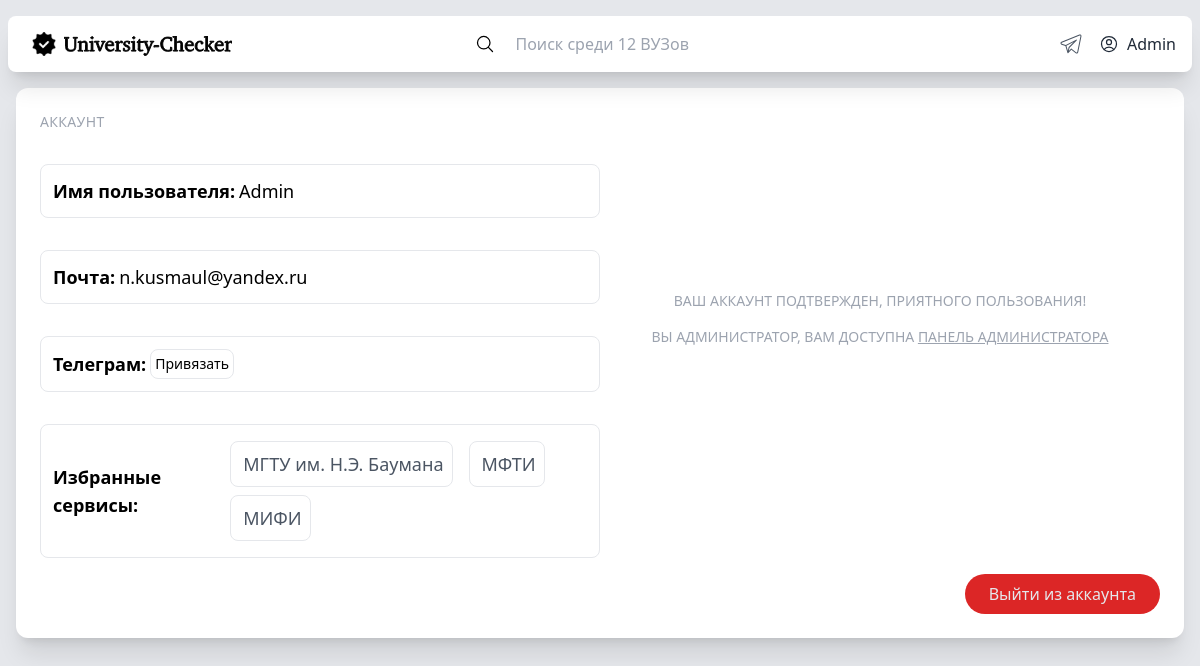
The app's page /account/ (signed in), older data.
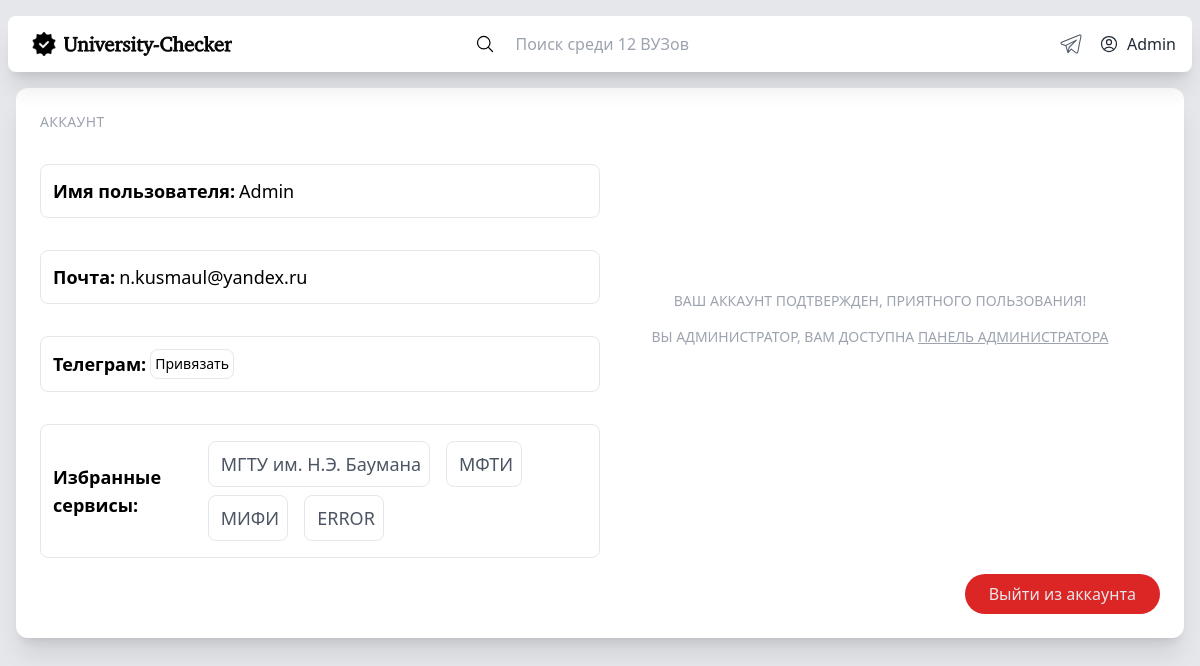
The same page, newer data.
### models/models.py (models this page shows, shortened)
class Service(models.Model):
    name = models.CharField(max_length=25, db_index=True, unique=True, verbose_name="name")
    url = models.URLField(max_length=25, unique=True)
    status = models.CharField(max_length=999999, default = None,null=True)
    reports = models.CharField(max_length=999999, default = None,null=True)
    time = models.CharField(max_length=999999, default = None,null=True)
    slug = models.SlugField(max_length=255, unique=True, db_index=True)
    image = models.FileField(null=True)
    abbreviation = models.CharField(unique=True, max_length=255, null=True)

### core/views.py (the view)
# urls.py: path('account/', core_views.account),
def account(request, **kwargs):
    username = request.user
    print(kwargs)
    try:
        user = User.objects.get(username=username)
        if user.subscribes:
            subscribes = user.subscribes.split(',')
            subscribes = [i[:].strip() for i in subscribes]
            del subscribes[-1]
            print(subscribes)
            c_s = []
            for service in subscribes:
                if Service.objects.get(slug=service):
                    s = Service.objects.get(slug=service)
                    subs = {}
                    subs['abb'] = s.abbreviation
                    subs['slug'] = s.slug
                    c_s.append(subs)
                else:
                    c_s.append("Нет подписок")
            print(c_s)
        else:
            c_s = ""
        dc = model_to_dict(user)
        try:
            please_confirm = kwargs['please_confirm']
            dc['please_confirm'] = please_confirm
        except:
            pass
        try:
            already_exist = kwargs['already_exist']
            dc['already_exist'] = already_exist
        except:
            pass
        try:
            tg = kwargs['tg']
            dc['tg'] = tg
        except:
            pass
            print(dc)
        return render(request, "account.html", {"dict": dc, "subs": c_s, "count":  count_services()})
    except ObjectDoesNotExist:
        return log_in(request)

### core/views.py (called while the page is built)
def count_services():
    count = Service.objects.all().count()
    return count

### models/models.py (called while the page is built)
    def __str__(self):
        return str(self.username)

### core/templates/account.html (shortened to what the changed rows need)
<!DOCTYPE html>
<html lang="en">
<head>
    <script src="https://cdn.tailwindcss.com"></script>
</head>
<body>
    <div class="absolute md:w-full min-w-screen md:min-h-screen  h-auto flex bg-gray-200">
        <div class="shrink flex flex-col w-full min-h-screen max-w-screen-xl">
            <div class="grow flex flex-col w-full mb-2">
            <div class="bg-white shadow-xl rounded-xl h-auto p-6 m-4 z-0 hover:shadow-4xl  ">
                <div class="grid md:grid-cols-2 col-span-2">
                    <div class="flex text-lg flex-col justify-start">
                            <div class="flex my-4 place-items-center p-3 border border-gray-200 rounded-lg">
                                <div class="flex flex-wrap">
                                    {%for s in subs%}
                                    <a class="mx-2 my-1 text-gray-600  flex place-content-center p-2 border border-gray-200 rounded-lg hover:shadow-lg hover:cursor-pointer duration-100" href="/service/{{s.slug}}">
                                    <p class="ml-1"> {{s.abb}}</p>
                                    </a>
                                    {%endfor%}
                                </div>
                            </div>
                    </div>
                    </div>
                </div>
            </div>
        </div>
    </div>
</body>

Row changes from the older to the newer data that the page shows:
now on this page (row edited): Service: abb "ERROR"
